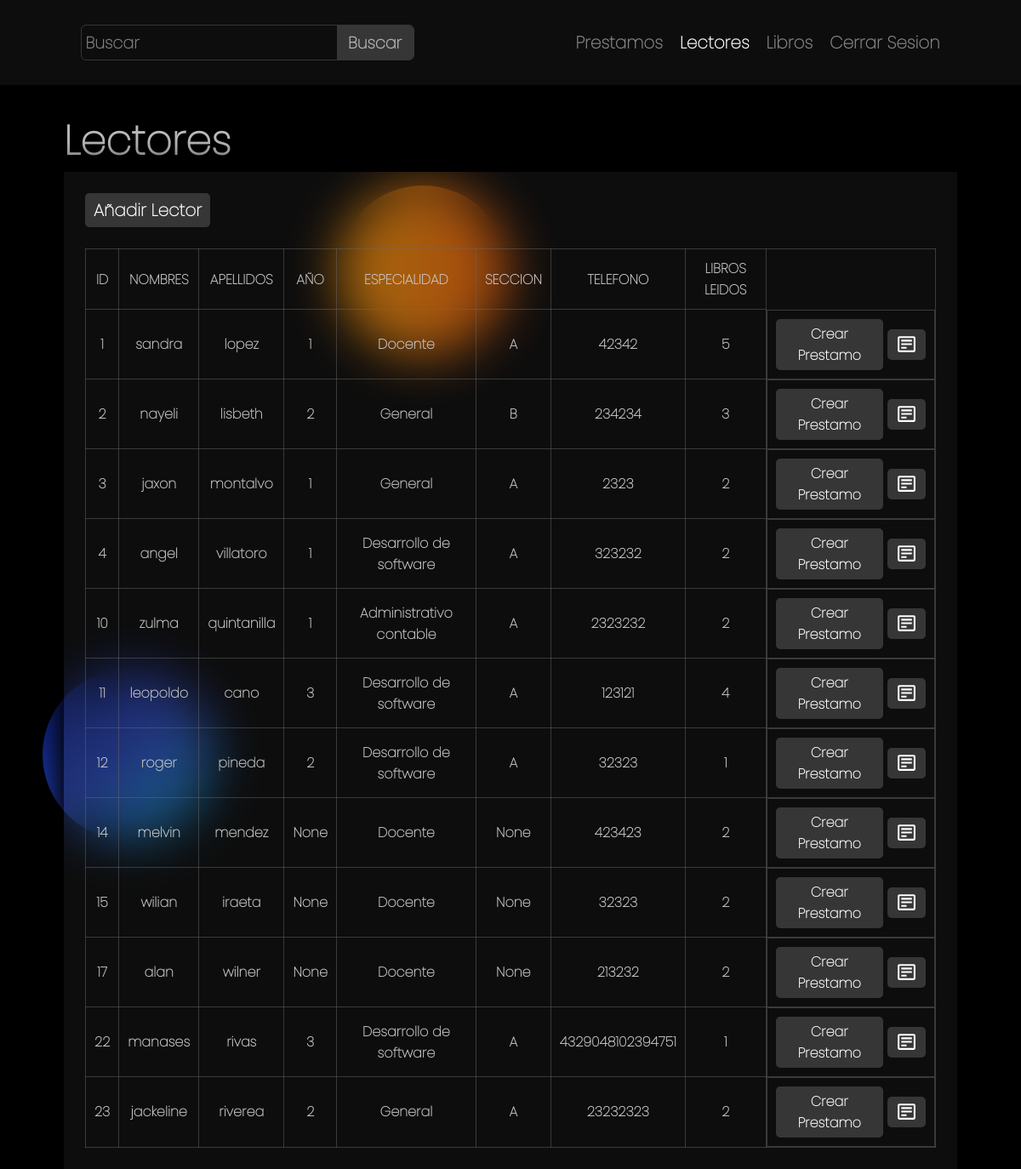
Page /readers/home/ (signed in) on the committed database.
### app/models.py (models this page shows)
class Readers(models.Model):
    nombres = models.CharField(max_length=60)
    apellidos = models.CharField(max_length=60)
    año = models.CharField(max_length=10, blank=True, null=True)
    seccion = models.CharField(max_length=20, blank=True, null=True)
    especialidad = models.CharField(max_length=40, blank=True, null=True)
    email = models.CharField(max_length=100)
    numeroTelefono = models.IntegerField()
    direccion = models.CharField(max_length=150, blank=True, null=True)
    esDocente = models.BooleanField(default=False)
    YEAR_CHOICES = (
        ('1','1'),
        ('2','2'),
        ('3','3'),
    )
    SECCION_CHOICES = (
        ('A', 'A'),
        ('B', 'B'),
        ('C','C'),
        ('D','D'),
        ('E','E')
    )
    ESPECIALIDADES_CHOICES = (
        ('Administrativo contable', 'Administrativo contable'),
        ('General', 'General'),
        ('Desarrollo de software', 'Desarrollo de software'),
        ('Serviempresa', 'Serviempresa'),
        ('Docente', 'Docente')
    )

### app/views.py (the view)
# urls.py: path('readers/home/', views.readers, name='readers'),
@never_cache
@login_required
def readers(request):
    allReaders = Readers.objects.select_related().prefetch_related('loans_set')
    peticion = request.GET.get('search')
    if peticion:
        allReaders = Readers.objects.filter(
            Q(nombres__icontains=peticion) or Q(id=int(peticion))).distinct()
    return shortcuts.render(request, 'readers/readers.html', {'readers': allReaders, 'title': 'Lectores'})

### app/templates/readers/readers.html
{% extends 'base/base.html' %}
{% block content %}
    {% load static %}
    <header>
        {% include 'base/menu.html' %}
    </header>
    <main>
        <h1 class="title-page">Lectores</h1>
        <section class="container background_filter">
            <a href="{% url 'addReader' %}" class="ctaAdd">Añadir Lector</a>
            <table>
                <thead>
                    <tr>
                        <th class="content-list">ID</th>
                        <th class="content-list">nombres</th>
                        <th class="content-list">apellidos</th>
                        <th class="content-list">año</th>
                        <th class="content-list">especialidad</th>
                        <th class="content-list">seccion</th>
                        <th class="content-list">telefono</th>
                        <th class="content-list">libros leidos</th>
                    </tr>
                </thead>
                <tbody>
                    {% for reader in readers %}
                    <tr class="row">
                        <td class="content-list">{{reader.id}}</td>
                        <td class="content-list">{{reader.nombres}}</td>
                        <td class="content-list">{{reader.apellidos}}</td>
                        <td class="content-list">{{reader.año}}</td>
                        <td class="content-list">{{reader.especialidad}}</td>
                        <td class="content-list">{{reader.seccion}}</td>
                        <td class="content-list">{{reader.numeroTelefono}}</td>
                        <td class="content-list">{{reader.loans_set.count}}</td>
                        <td class="content-list center-items">
                            <a href="{% url 'createLoan' reader.id %}" class="cta">Crear Prestamo</a>
                            <a href="{% url 'readerDetails' reader.id %}"><img src="{% static './img/details.svg' %}" alt="" class="ctaImg"></a>
                        </td>
                    </tr>
                    {% endfor %}
                </tbody>
            </table>
        </section>
    </main>
{% endblock content %}

### app/templates/base/base.html (shortened to what this page needs)
{% load static %}
<!DOCTYPE html>
<html lang="en">
<head>
    <link rel="stylesheet" href="{% static './css/base.css' %}?v=1">
</head>
<body>
    <div class="circle orange"></div>
    <div class="circle blue"></div>
    {% block content %}
    {% endblock %}
</body>
</html>

### app/templates/base/menu.html
<form method="GET" class="search-box">
    <input type="text" name="search" placeholder=" " value="{{ request.GET.search }}" class="search-box__input">
    <label for="" class="search-box__label">Buscar</label>
    <button class="search-box__button">Buscar</button>
</form>
<nav class="nav">
    <ul class="nav-box">
        <li >
            <a href="{% url 'loans' %}" class="nav-box__items {% if request.path == '/loans/home/' %} item-menu-activate  {% endif %} ">Prestamos</a>
        </li>
        <li >
            <a href="{% url 'readers' %}" class="nav-box__items {% if request.path == '/readers/home/' %} item-menu-activate  {% endif %} ">Lectores</a>
        </li>
        <li >
            <a href="{% url 'books' %}" class="nav-box__items {% if request.path == '/books/home/' %} item-menu-activate  {% endif %} ">Libros</a>
        </li>
        <li >
            <a href="{% url 'signout' %}" class="nav-box__items">Cerrar Sesion</a>
        </li>
    </ul>
</nav>

### app/static/css/base.css (style rules this page uses)
* { margin: 0; padding: 0; color: var(--color-text) }
body { height: 100vh; background-color: #000000; font-family: thin; font-weight: 600; }
.circle { position: fixed; height: 200px; width: 200px; border-radius: 50%; margin: 50px; z-index:-1; transform: translateZ(10%); transition: transform 4s ease-in-out; }
.orange { background: linear-gradient(90deg, rgb(255, 153, 0), rgb(255, 128, 0), rgb(255, 94, 0)); }
.blue { background: linear-gradient(140deg, rgb(3, 23, 111), rgb(37, 64, 188), rgb(1, 172, 202)); }
:root { --button-color-hover: rgb(49, 49, 49); --button-color: rgb(54, 54, 54); --color-text: rgb(187, 187, 187); --color-inputs-items:rgb(129, 129, 129); --color-background: rgba(35, 35, 35, 0.395); --color-table:rgba(105, 105, 105, 0.486); }
.background_filter { background: var(--color-background); backdrop-filter: blur(30px); box-shadow: 0 0 30px 10px black; }
header { position: sticky; top: 0; height: 100px; width: 100%; display: flex; align-items: center; justify-content: space-around; background: var(--color-background); backdrop-filter: blur(30px); margin-bottom: 30px; box-shadow: 0 0 30px 10px black; z-index: 4; }
.title-page { width: 60%; text-align: start; font-family: thin; font-weight: 600; color:var(--color-text); font-size: 3rem; }
main { position: relative; z-index: 1; margin:auto; width: 75%; min-width: 1050px; }
.search-box { height: 40px; position: relative; display: flex; outline: 1px solid var(--button-color); border-radius: 5px; }
.search-box__input { width: 300px; border: none; outline: none; font-size: 1em; font-family: thin; font-weight: 600; transition: color .5s; background: transparent; color:var(--color-inputs-items); }
.search-box__label { color: var(--color-inputs-items); position:absolute; top: 6px; left: 5px; background: transparent; font-size: 1.2em; pointer-events: none; opacity: 1; transition: opacity .3s; }
.search-box__input:focus + .search-box__label, .search-box__input:not(:placeholder-shown) + .search-box__label { opacity: 0; }
.search-box__button { height: 100%; width: 90px; border-top-right-radius: 5px; border-bottom-right-radius: 5px; border:none; font-size: 1.2em; color: var(--color-text); font-family: thin; font-weight: 600; background: var(--button-color); cursor: pointer; backdrop-filter: blur(3px); transition: .2s; }
.nav-box { display: flex; flex-direction: row; align-items: center; gap: 20px; justify-content: space-between; list-style: none; }
.container { display: grid; margin: auto; }
.ctaAdd { margin: 25px 0 0 25px; display: inline-block; justify-self: start; text-decoration: none; border-radius: 5px; color:white; font-size: 20px; background: var(--button-color); backdrop-filter: blur(3px); padding: 5px 10px; transition: .2s; }
table { padding: 20px 30px; table-layout: fixed; border-collapse: collapse; border: 1.5px solid var(--color-table); margin: 25px 25px; }
th { color: white; text-transform: uppercase; text-align: center; padding: 10px; border: solid 1px rgba(105, 105, 105, 0.486); }
.content-list { color: rgb(199, 199, 199); text-align: center; padding: 10px; border: solid 1px var(--color-table); }
.row { transition: opacity .2s ease; }
.cta { display:inline-block; justify-self: center; text-decoration: none; border-radius: 5px; color:white; background: var(--button-color); backdrop-filter: blur(3px); padding: 5px 15px; transition: all .2s; }
.ctaImg { margin: 0; display: grid; place-items: center; width: 25px; padding: 5.5px 10px; border-radius: 5px; background: var(--button-color); backdrop-filter: blur(3px); transition: .2s; }
.center-items { display: flex; align-items: center; justify-content: center; gap: 5px; }
.item-menu-activate { color: white; }

### rows in the picture
Readers: id "1", nombres "sandra", apellidos "lopez", año "1", especialidad "Docente", seccion "A", numeroTelefono "42342", loans_set.count "5"
Readers: id "2", nombres "nayeli", apellidos "lisbeth", año "2", especialidad "General", seccion "B", numeroTelefono "234234", loans_set.count "3"
Readers: id "3", nombres "jaxon", apellidos "montalvo", año "1", especialidad "General", seccion "A", numeroTelefono "2323", loans_set.count "2"
Readers: id "4", nombres "angel", apellidos "villatoro", año "1", especialidad "Desarrollo de software", seccion "A", numeroTelefono "323232", loans_set.count "2"
Readers: id "10", nombres "zulma", apellidos "quintanilla", año "1", especialidad "Administrativo contable", seccion "A", numeroTelefono "2323232", loans_set.count "2"
Readers: id "11", nombres "leopoldo", apellidos "cano", año "3", especialidad "Desarrollo de software", seccion "A", numeroTelefono "123121", loans_set.count "4"
Readers: id "12", nombres "roger", apellidos "pineda", año "2", especialidad "Desarrollo de software", seccion "A", numeroTelefono "32323", loans_set.count "1"
Readers: id "14", nombres "melvin", apellidos "mendez", año "None", especialidad "Docente", seccion "None", numeroTelefono "423423", loans_set.count "2"
Readers: id "15", nombres "wilian", apellidos "iraeta", año "None", especialidad "Docente", seccion "None", numeroTelefono "32323", loans_set.count "2"
Readers: id "17", nombres "alan", apellidos "wilner", año "None", especialidad "Docente", seccion "None", numeroTelefono "213232", loans_set.count "2"
Readers: id "22", nombres "manases", apellidos "rivas", año "3", especialidad "Desarrollo de software", seccion "A", numeroTelefono "4329048102394751", loans_set.count "1"
Readers: id "23", nombres "jackeline", apellidos "riverea", año "2", especialidad "General", seccion "A", numeroTelefono "23232323", loans_set.count "2"
